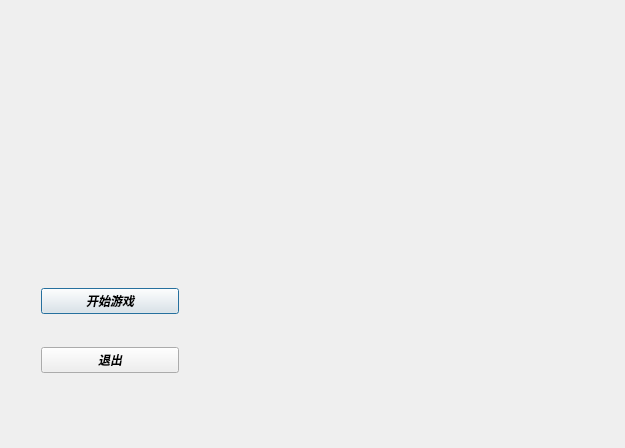
<?xml version="1.0" encoding="UTF-8"?>
<ui version="4.0">
 <class>Dialog</class>
 <widget class="QDialog" name="Dialog">
  <property name="geometry">
   <rect>
    <x>0</x>
    <y>0</y>
    <width>625</width>
    <height>448</height>
   </rect>
  </property>
  <property name="windowTitle">
   <string>Dialog</string>
  </property>
  <widget class="QLabel" name="label">
   <property name="geometry">
    <rect>
     <x>-80</x>
     <y>0</y>
     <width>711</width>
     <height>451</height>
    </rect>
   </property>
   <property name="mouseTracking">
    <bool>true</bool>
   </property>
   <property name="text">
    <string/>
   </property>
   <property name="pixmap">
    <pixmap>../untitled2/Debug/shixiang.png</pixmap>
   </property>
  </widget>
  <widget class="QWidget" name="verticalLayoutWidget">
   <property name="geometry">
    <rect>
     <x>30</x>
     <y>250</y>
     <width>160</width>
     <height>161</height>
    </rect>
   </property>
   <layout class="QVBoxLayout" name="verticalLayout">
    <item>
     <widget class="QPushButton" name="denglun">
      <property name="font">
       <font>
        <weight>75</weight>
        <italic>true</italic>
        <bold>true</bold>
       </font>
      </property>
      <property name="mouseTracking">
       <bool>true</bool>
      </property>
      <property name="text">
       <string>开始游戏</string>
      </property>
     </widget>
    </item>
    <item>
     <widget class="QPushButton" name="tuichu">
      <property name="font">
       <font>
        <weight>75</weight>
        <italic>true</italic>
        <bold>true</bold>
       </font>
      </property>
      <property name="mouseTracking">
       <bool>false</bool>
      </property>
      <property name="text">
       <string>退出</string>
      </property>
     </widget>
    </item>
   </layout>
  </widget>
 </widget>
 <layoutdefault spacing="6" margin="11"/>
 <resources/>
 <connections>
  <connection>
   <sender>tuichu</sender>
   <signal>clicked()</signal>
   <receiver>Dialog</receiver>
   <slot>close()</slot>
   <hints>
    <hint type="sourcelabel">
     <x>109</x>
     <y>363</y>
    </hint>
    <hint type="destinationlabel">
     <x>312</x>
     <y>223</y>
    </hint>
   </hints>
  </connection>
 </connections>
</ui>
